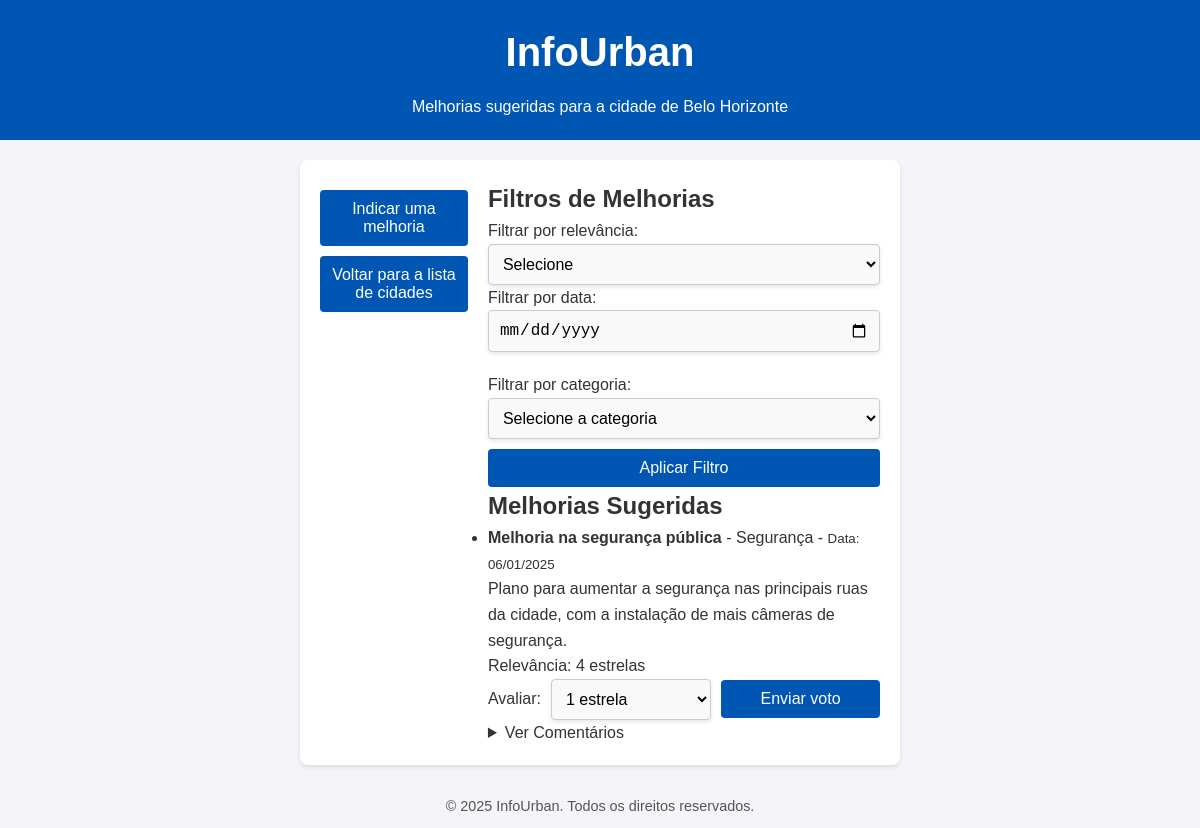
The page /php/melhorias_cidade.php?cidade_id=3 (signed in) on the database its author committed.
### tables this page shows
CREATE TABLE cidades (
    id INT AUTO_INCREMENT PRIMARY KEY,
    nome VARCHAR(100) NOT NULL,
    estado CHAR(2) NOT NULL,
    data_criacao TIMESTAMP DEFAULT CURRENT_TIMESTAMP
);

CREATE TABLE melhorias (
    id INT AUTO_INCREMENT PRIMARY KEY,
    cidade_id INT NOT NULL,
    descricao TEXT NOT NULL,
    titulo TEXT NOT NULL,
    categoria VARCHAR(50),
    data_criacao TIMESTAMP DEFAULT CURRENT_TIMESTAMP,
    relevancia INT DEFAULT 0,
    FOREIGN KEY (cidade_id) REFERENCES cidades(id) ON DELETE CASCADE
);

### php/melhorias_cidade.php (the view, shortened to what this page needs)
<?php
    require('conexao.php');
    if (isset($_GET['cidade_id'])) {
        $cidadeId = $_GET['cidade_id'];
        $queryCidade = "SELECT nome FROM cidades WHERE id = '$cidadeId'";
        $resultCidade = mysqli_query($con, $queryCidade);
        $cidade = mysqli_fetch_assoc($resultCidade);
    } else {
        header('Location: principal.php');
        exit;
    }
    $orderBy = "ORDER BY data_criacao DESC";
    $filtroData = isset($_GET['data']) ? $_GET['data'] : '';
    $queryMelhorias = "SELECT m.*, COALESCE(SUM(v.estrelas), 0) AS relevancia
                FROM melhorias m
                LEFT JOIN votos_relevancia v ON m.id = v.melhoria_id
                WHERE m.cidade_id = '$cidadeId'";
    $queryMelhorias .= " GROUP BY m.id";
    if (!empty($orderBy)) {
        $queryMelhorias .= " " . $orderBy;
    }
    $resultMelhorias = mysqli_query($con, $queryMelhorias);
?>
<!DOCTYPE html>
<html lang="pt-br">
<head>
    <link rel="stylesheet" type="text/css" href="../css/styles.css">
</head>
<body>
    <header>
        <h1>InfoUrban</h1>
        <p>Melhorias sugeridas para a cidade de <?= $cidade['nome']; ?></p>
    </header>
    <main>
    <div class="opcoes">
            <button onclick="window.location.href='adicionar_melhoria.php?id=<?php echo $_GET['cidade_id']; ?>'">Indicar uma melhoria</button>
            <button onclick="window.location.href='principal.php'">Voltar para a lista de cidades</button>
    </div>
        <div>
            <section class="filtros">
                <h2>Filtros de Melhorias</h2>
                <form method="get" action="melhorias_cidade.php">
                    <label for="relevancia">Filtrar por relevância:</label>
                    <select name="relevancia" id="relevancia">
                        <option value="">Selecione</option>
                    </select>
                    <label for="data">Filtrar por data:</label>
                    <input type="date" id="data" name="data" value="<?= $filtroData; ?>">
                    <label for="filtroCategoria">Filtrar por categoria:</label>
                    <select id="filtroCategoria" name="filtroCategoria">
                        <option value="">Selecione a categoria</option>
                    </select>
                    <button type="submit">Aplicar Filtro</button>
                </form>
            </section>
            <section class="melhorias">
                <h2>Melhorias Sugeridas</h2>
                <?php if (mysqli_num_rows($resultMelhorias) > 0): ?>
                    <ul>
                        <?php while ($row = mysqli_fetch_assoc($resultMelhorias)): ?>
                            <li>
                                <strong><?= $row['titulo']; ?></strong> - <?= $row['categoria']; ?> - <small>Data: <?= date('d/m/Y', strtotime($row['data_criacao'])); ?></small>
                                <p><?= $row['descricao']; ?></p>
                                <p>Relevância: <?= $row['relevancia']; ?> estrelas</p>
                                <form method="post" action="votar_relevancia.php?melhoria_id=<?= $row['id'] ?>&cidade_id=<?= $_GET['cidade_id']; ?>" class="form-melhoria">
                                    <label for="estrelas">Avaliar:</label>
                                    <select name="estrela" id="estrelas" style="margin-left: 10px; margin-right: 10px;">
                                        <option value="1">1 estrela</option>
                                    </select>
                                    <button type="submit" style="margin-top: 0;">Enviar voto</button>
                                </form>
                                <details>
                                    <summary>Ver Comentários</summary>
                                </details>
                            </li>
                        <?php endwhile; ?>
                    </ul>
                <?php else: ?>
                    <p>Não há melhorias sugeridas para cidade.</p>
                <?php endif; ?>
            </section>
        </div>
    </main>
    <footer>
        <p>&copy; 2025 InfoUrban. Todos os direitos reservados.</p>
    </footer>
</body>
</html>

### css/styles.css (style rules this page uses)
* { margin: 0; padding: 0; box-sizing: border-box; }
body { font-family: Arial, sans-serif; background-color: #f4f4f9; color: #333; line-height: 1.6; margin: 0; }
header { background-color: #0056b3; color: white; padding: 20px 0; text-align: center; }
header h1 { font-size: 2.5rem; margin-bottom: 10px; }
header p { font-size: 1rem; font-weight: 300; }
main { padding: 20px; max-width: 600px; margin: 20px auto; background: white; border-radius: 8px; box-shadow: 0 2px 4px rgba(0, 0, 0, 0.1); }
footer { text-align: center; padding: 10px 0; background-color: #f4f4f9; font-size: 0.9rem; color: #555; }
button { width: 100%; padding: 10px; background-color: #0056b3; color: white; border: none; border-radius: 4px; font-size: 1rem; cursor: pointer; transition: background-color 0.3s; }

### php/melhorias_cidade.php (style rules this page uses)
main { display: flex; }
.opcoes { margin-right: 20px; }
button { width: 100%; padding: 10px; background-color: #0056b3; color: white; border: none; border-radius: 4px; font-size: 1rem; cursor: pointer; transition: background-color 0.3s; margin-top: 10px; }
select { width: 100%; padding: 10px; border: 1px solid #ccc; border-radius: 4px; background-color: #f9f9f9; font-size: 1rem; box-shadow: 0 2px 4px rgba(0, 0, 0, 0.1); }
input[type="date"] { width: 100%; padding: 10px; border: 1px solid #ccc; border-radius: 4px; background-color: #f9f9f9; font-size: 1rem; margin-bottom: 20px; box-shadow: 0 2px 4px rgba(0, 0, 0, 0.1); }
.form-melhoria { display: flex; align-items: center; }

### rows shown on the page
cidades: nome "Belo Horizonte"
melhorias: titulo "Melhoria na segurança pública", categoria "Segurança", data_criacao "06/01/2025", descricao "Plano para aumentar a segurança nas principais ruas da cidade, com a instalação de mais câmeras de segurança.", relevancia "4"
